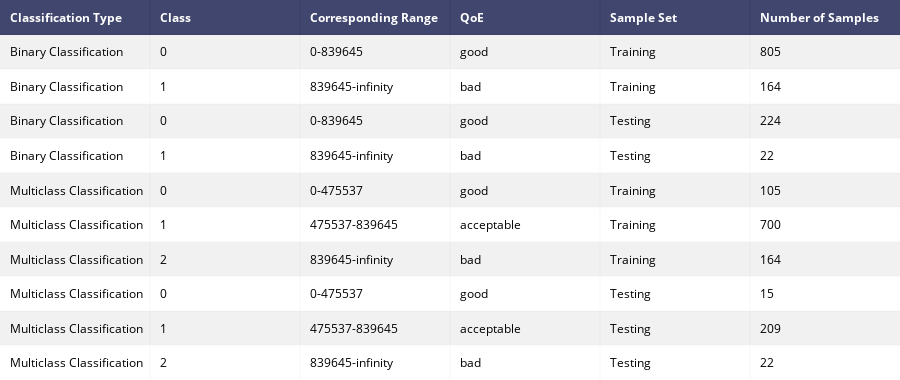

Source (notebook cell):
### Code cell
print("benchmark under test",benchmarkUnderTest)
print("training set size",dfIndex.shape[0])
print("testing set size",dfIndexTest.shape[0])

bins = [0,indexNoStressHigh,np.inf]
bottom = "0-{}".format(indexNoStressHigh)
top = "{}-infinity".format(indexNoStressHigh)
names = [bottom,top]
dfClassificationStats = pd.DataFrame(columns = ['Classification Type' , 'Class', 'Corresponding Range',"QoE",'Sample Set', 'Number of Samples'])
dfIndexTemp = dfIndex
dfIndexTemp["range"] = pd.cut(dfIndexTemp['elapse_time'], bins,labels=names)
dfClassificationStats = createClassificationStats(dfIndexTemp,dfClassificationStats,"Binary Classification","Training",["good","bad"])
dfIndexTemp = dfIndexTest
dfIndexTemp["range"] = pd.cut(dfIndexTemp['elapse_time'], bins,labels=names)
dfClassificationStats = createClassificationStats(dfIndexTemp,dfClassificationStats,"Binary Classification","Testing",["good","bad"])
bins = [0,indexNoStressLow,indexNoStressHigh,np.inf]
bottom = "0-{}".format(indexNoStressLow)
middle =  "{}-{}".format(indexNoStressLow,indexNoStressHigh)
top = "{}-infinity".format(indexNoStressHigh)
names = [bottom,middle,top]
dfIndexTemp = dfIndex
dfIndexTemp["range"] = pd.cut(dfIndexTemp['elapse_time'], bins,labels=names)
dfClassificationStats = createClassificationStats(dfIndexTemp,dfClassificationStats,"Multiclass Classification","Training",["good","acceptable","bad"])
dfIndexTemp = dfIndexTest
dfIndexTemp["range"] = pd.cut(dfIndexTemp['elapse_time'], bins,labels=names)
dfClassificationStats = createClassificationStats(dfIndexTemp,dfClassificationStats,"Multiclass Classification","Testing",["good","acceptable","bad"])
table = ff.create_table(dfClassificationStats)    
iplot(table)

### Figure 1 — Plotly figure (JSON) as saved in the notebook; plotly's stock layout.template omitted (floating-point values rounded to 4 significant figures)
{"data": [{"opacity": 0.75, "z": [[0, 0, 0, 0, 0, 0], [0.5, 0.5, 0.5, 0.5, 0.5, 0.5], [1, 1, 1, 1, 1, 1], [0.5, 0.5, 0.5, 0.5, 0.5, 0.5], [1, 1, 1, 1, 1, 1], [0.5, 0.5, 0.5, 0.5, 0.5, 0.5], [1, 1, 1, 1, 1, 1], [0.5, 0.5, 0.5, 0.5, 0.5, 0.5], [1, 1, 1, 1, 1, 1], [0.5, 0.5, 0.5, 0.5, 0.5, 0.5], [1, 1, 1, 1, 1, 1]], "uid": "0b088f90-d6b7-42d1-a25f-50a3a72a183a", "showscale": false, "colorscale": [[0, "#00083e"], [0.5, "#ededee"], [1, "#ffffff"]], "hoverinfo": "none", "type": "heatmap"}], "layout": {"height": 380, "margin": {"r": 0, "b": 0, "l": 0, "t": 0}, "annotations": [{"xref": "x", "xanchor": "left", "yref": "y", "text": "<b>Classification Type</b>", "align": "left", "y": 0, "x": -0.45, "font": {"color": "#ffffff"}, "showarrow": false}, {"xref": "x", "xanchor": "left", "yref": "y", "text": "<b>Class</b>", "align": "left", "y": 0, "x": 0.55, "font": {"color": "#ffffff"}, "showarrow": false}, {"xref": "x", "xanchor": "left", "yref": "y", "text": "<b>Corresponding Range</b>", "align": "left", "y": 0, "x": 1.55, "font": {"color": "#ffffff"}, "showarrow": false}, {"xref": "x", "xanchor": "left", "yref": "y", "text": "<b>QoE</b>", "align": "left", "y": 0, "x": 2.55, "font": {"color": "#ffffff"}, "showarrow": false}, {"xref": "x", "xanchor": "left", "yref": "y", "text": "<b>Sample Set</b>", "align": "left", "y": 0, "x": 3.55, "font": {"color": "#ffffff"}, "showarrow": false}, {"xref": "x", "xanchor": "left", "yref": "y", "text": "<b>Number of Samples</b>", "align": "left", "y": 0, "x": 4.55, "font": {"color": "#ffffff"}, "showarrow": false}, {"xref": "x", "xanchor": "left", "yref": "y", "text": "Binary Classification", "align": "left", "y": 1, "x": -0.45, "font": {"color": "#000000"}, "showarrow": false}, {"xref": "x", "xanchor": "left", "yref": "y", "text": "0", "align": "left", "y": 1, "x": 0.55, "font": {"color": "#000000"}, "showarrow": false}, {"xref": "x", "xanchor": "left", "yref": "y", "text": "0-839645", "align": "left", "y": 1, "x": 1.55, "font": {"color": "#000000"}, "showarrow": false}, {"xref": "x", "xanchor": "left", "yref": "y", "text": "good", "align": "left", "y": 1, "x": 2.55, "font": {"color": "#000000"}, "showarrow": false}, {"xref": "x", "xanchor": "left", "yref": "y", "text": "Training", "align": "left", "y": 1, "x": 3.55, "font": {"color": "#000000"}, "showarrow": false}, {"xref": "x", "xanchor": "left", "yref": "y", "text": "805", "align": "left", "y": 1, "x": 4.55, "font": {"color": "#000000"}, "showarrow": false}, {"xref": "x", "xanchor": "left", "yref": "y", "text": "Binary Classification", "align": "left", "y": 2, "x": -0.45, "font": {"color": "#000000"}, "showarrow": false}, {"xref": "x", "xanchor": "left", "yref": "y", "text": "1", "align": "left", "y": 2, "x": 0.55, "font": {"color": "#000000"}, "showarrow": false}, {"xref": "x", "xanchor": "left", "yref": "y", "text": "839645-infinity", "align": "left", "y": 2, "x": 1.55, "font": {"color": "#000000"}, "showarrow": false}, {"xref": "x", "xanchor": "left", "yref": "y", "text": "bad", "align": "left", "y": 2, "x": 2.55, "font": {"color": "#000000"}, "showarrow": false}, {"xref": "x", "xanchor": "left", "yref": "y", "text": "Training", "align": "left", "y": 2, "x": 3.55, "font": {"color": "#000000"}, "showarrow": false}, {"xref": "x", "xanchor": "left", "yref": "y", "text": "164", "align": "left", "y": 2, "x": 4.55, "font": {"color": "#000000"}, "showarrow": false}, {"xref": "x", "xanchor": "left", "yref": "y", "text": "Binary Classification", "align": "left", "y": 3, "x": -0.45, "font": {"color": "#000000"}, "showarrow": false}, {"xref": "x", "xanchor": "left", "yref": "y", "text": "0", "align": "left", "y": 3, "x": 0.55, "font": {"color": "#000000"}, "showarrow": false}, {"xref": "x", "xanchor": "left", "yref": "y", "text": "0-839645", "align": "left", "y": 3, "x": 1.55, "font": {"color": "#000000"}, "showarrow": false}, {"xref": "x", "xanchor": "left", "yref": "y", "text": "good", "align": "left", "y": 3, "x": 2.55, "font": {"color": "#000000"}, "showarrow": false}, {"xref": "x", "xanchor": "left", "yref": "y", "text": "Testing", "align": "left", "y": 3, "x": 3.55, "font": {"color": "#000000"}, "showarrow": false}, {"xref": "x", "xanchor": "left", "yref": "y", "text": "224", "align": "left", "y": 3, "x": 4.55, "font": {"color": "#000000"}, "showarrow": false}, {"xref": "x", "xanchor": "left", "yref": "y", "text": "Binary Classification", "align": "left", "y": 4, "x": -0.45, "font": {"color": "#000000"}, "showarrow": false}, {"xref": "x", "xanchor": "left", "yref": "y", "text": "1", "align": "left", "y": 4, "x": 0.55, "font": {"color": "#000000"}, "showarrow": false}, {"xref": "x", "xanchor": "left", "yref": "y", "text": "839645-infinity", "align": "left", "y": 4, "x": 1.55, "font": {"color": "#000000"}, "showarrow": false}, {"xref": "x", "xanchor": "left", "yref": "y", "text": "bad", "align": "left", "y": 4, "x": 2.55, "font": {"color": "#000000"}, "showarrow": false}, {"xref": "x", "xanchor": "left", "yref": "y", "text": "Testing", "align": "left", "y": 4, "x": 3.55, "font": {"color": "#000000"}, "showarrow": false}, {"xref": "x", "xanchor": "left", "yref": "y", "text": "22", "align": "left", "y": 4, "x": 4.55, "font": {"color": "#000000"}, "showarrow": false}, {"xref": "x", "xanchor": "left", "yref": "y", "text": "Multiclass Classification", "align": "left", "y": 5, "x": -0.45, "font": {"color": "#000000"}, "showarrow": false}, {"xref": "x", "xanchor": "left", "yref": "y", "text": "0", "align": "left", "y": 5, "x": 0.55, "font": {"color": "#000000"}, "showarrow": false}, {"xref": "x", "xanchor": "left", "yref": "y", "text": "0-475537", "align": "left", "y": 5, "x": 1.55, "font": {"color": "#000000"}, "showarrow": false}, {"xref": "x", "xanchor": "left", "yref": "y", "text": "good", "align": "left", "y": 5, "x": 2.55, "font": {"color": "#000000"}, "showarrow": false}, {"xref": "x", "xanchor": "left", "yref": "y", "text": "Training", "align": "left", "y": 5, "x": 3.55, "font": {"color": "#000000"}, "showarrow": false}, {"xref": "x", "xanchor": "left", "yref": "y", "text": "105", "align": "left", "y": 5, "x": 4.55, "font": {"color": "#000000"}, "showarrow": false}, {"xref": "x", "xanchor": "left", "yref": "y", "text": "Multiclass Classification", "align": "left", "y": 6, "x": -0.45, "font": {"color": "#000000"}, "showarrow": false}, {"xref": "x", "xanchor": "left", "yref": "y", "text": "1", "align": "left", "y": 6, "x": 0.55, "font": {"color": "#000000"}, "showarrow": false}, {"xref": "x", "xanchor": "left", "yref": "y", "text": "475537-839645", "align": "left", "y": 6, "x": 1.55, "font": {"color": "#000000"}, "showarrow": false}, {"xref": "x", "xanchor": "left", "yref": "y", "text": "acceptable", "align": "left", "y": 6, "x": 2.55, "font": {"color": "#000000"}, "showarrow": false}, {"xref": "x", "xanchor": "left", "yref": "y", "text": "Training", "align": "left", "y": 6, "x": 3.55, "font": {"color": "#000000"}, "showarrow": false}, {"xref": "x", "xanchor": "left", "yref": "y", "text": "700", "align": "left", "y": 6, "x": 4.55, "font": {"color": "#000000"}, "showarrow": false}, {"xref": "x", "xanchor": "left", "yref": "y", "text": "Multiclass Classification", "align": "left", "y": 7, "x": -0.45, "font": {"color": "#000000"}, "showarrow": false}, {"xref": "x", "xanchor": "left", "yref": "y", "text": "2", "align": "left", "y": 7, "x": 0.55, "font": {"color": "#000000"}, "showarrow": false}, {"xref": "x", "xanchor": "left", "yref": "y", "text": "839645-infinity", "align": "left", "y": 7, "x": 1.55, "font": {"color": "#000000"}, "showarrow": false}, {"xref": "x", "xanchor": "left", "yref": "y", "text": "bad", "align": "left", "y": 7, "x": 2.55, "font": {"color": "#000000"}, "showarrow": false}, {"xref": "x", "xanchor": "left", "yref": "y", "text": "Training", "align": "left", "y": 7, "x": 3.55, "font": {"color": "#000000"}, "showarrow": false}, {"xref": "x", "xanchor": "left", "yref": "y", "text": "164", "align": "left", "y": 7, "x": 4.55, "font": {"color": "#000000"}, "showarrow": false}, {"xref": "x", "xanchor": "left", "yref": "y", "text": "Multiclass Classification", "align": "left", "y": 8, "x": -0.45, "font": {"color": "#000000"}, "showarrow": false}, {"xref": "x", "xanchor": "left", "yref": "y", "text": "0", "align": "left", "y": 8, "x": 0.55, "font": {"color": "#000000"}, "showarrow": false}, {"xref": "x", "xanchor": "left", "yref": "y", "text": "0-475537", "align": "left", "y": 8, "x": 1.55, "font": {"color": "#000000"}, "showarrow": false}, {"xref": "x", "xanchor": "left", "yref": "y", "text": "good", "align": "left", "y": 8, "x": 2.55, "font": {"color": "#000000"}, "showarrow": false}, {"xref": "x", "xanchor": "left", "yref": "y", "text": "Testing", "align": "left", "y": 8, "x": 3.55, "font": {"color": "#000000"}, "showarrow": false}, {"xref": "x", "xanchor": "left", "yref": "y", "text": "15", "align": "left", "y": 8, "x": 4.55, "font": {"color": "#000000"}, "showarrow": false}, {"xref": "x", "xanchor": "left", "yref": "y", "text": "Multiclass Classification", "align": "left", "y": 9, "x": -0.45, "font": {"color": "#000000"}, "showarrow": false}, {"xref": "x", "xanchor": "left", "yref": "y", "text": "1", "align": "left", "y": 9, "x": 0.55, "font": {"color": "#000000"}, "showarrow": false}, {"xref": "x", "xanchor": "left", "yref": "y", "text": "475537-839645", "align": "left", "y": 9, "x": 1.55, "font": {"color": "#000000"}, "showarrow": false}, {"xref": "x", "xanchor": "left", "yref": "y", "text": "acceptable", "align": "left", "y": 9, "x": 2.55, "font": {"color": "#000000"}, "showarrow": false}, {"xref": "x", "xanchor": "left", "yref": "y", "text": "Testing", "align": "left", "y": 9, "x": 3.55, "font": {"color": "#000000"}, "showarrow": false}, {"xref": "x", "xanchor": "left", "yref": "y", "text": "209", "align": "left", "y": 9, "x": 4.55, "font": {"color": "#000000"}, "showarrow": false}, {"xref": "x", "xanchor": "left", "yref": "y", "text": "Multiclass Classification", "align": "left", "y": 10, "x": -0.45, "font": {"color": "#000000"}, "showarrow": false}, {"xref": "x", "xanchor": "left", "yref": "y", "text": "2", "align": "left", "y": 10, "x": 0.55, "font": {"color": "#000000"}, "showarrow": false}, {"xref": "x", "xanchor": "left", "yref": "y", "text": "839645-infinity", "align": "left", "y": 10, "x": 1.55, "font": {"color": "#000000"}, "showarrow": false}, {"xref": "x", "xanchor": "left", "yref": "y", "text": "bad", "align": "left", "y": 10, "x": 2.55, "font": {"color": "#000000"}, "showarrow": false}, {"xref": "x", "xanchor": "left", "yref": "y", "text": "Testing", "align": "left", "y": 10, "x": 3.55, "font": {"color": "#000000"}, "showarrow": false}, {"xref": "x", "xanchor": "left", "yref": "y", "text": "22", "align": "left", "y": 10, "x": 4.55, "font": {"color": "#000000"}, "showarrow": false}], "xaxis": {"zeroline": false, "showticklabels": false, "tick0": -0.5, "ticks": "", "gridwidth": 2, "dtick": 1}, "yaxis": {"zeroline": false, "showticklabels": false, "tick0": 0.5, "ticks": "", "gridwidth": 2, "dtick": 1, "autorange": "reversed"}}}
